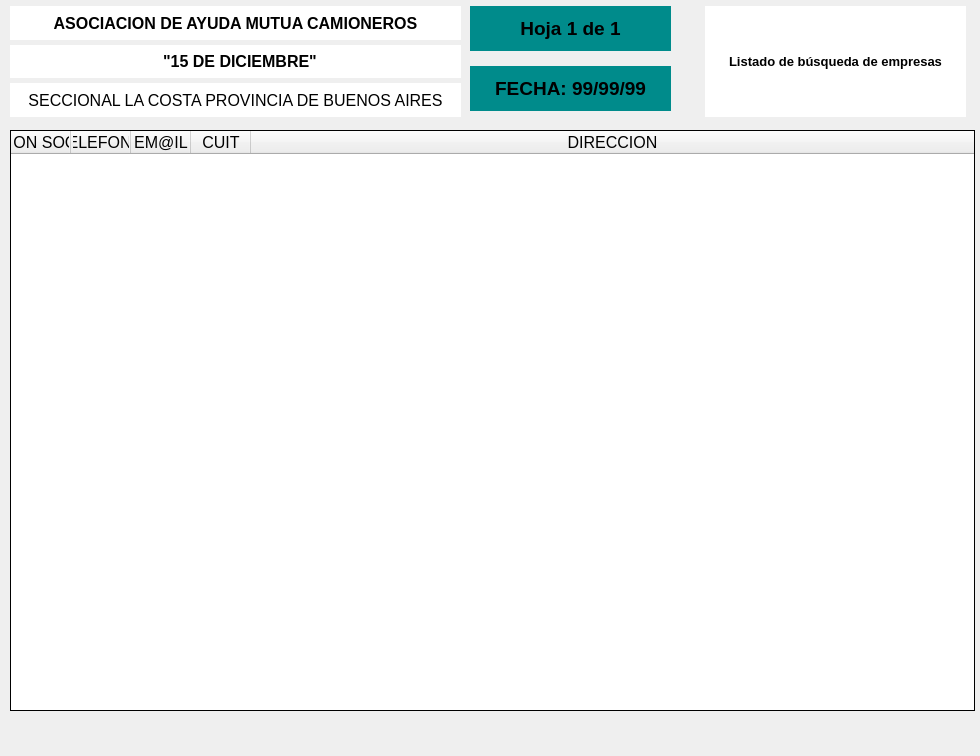
<?xml version="1.0" encoding="UTF-8"?>
<ui version="4.0">
 <class>PrintEmpresaBusqueda</class>
 <widget class="QWidget" name="PrintEmpresaBusqueda">
  <property name="geometry">
   <rect>
    <x>0</x>
    <y>0</y>
    <width>980</width>
    <height>756</height>
   </rect>
  </property>
  <property name="windowTitle">
   <string>Form</string>
  </property>
  <widget class="QLabel" name="labelFecha">
   <property name="geometry">
    <rect>
     <x>470</x>
     <y>66</y>
     <width>201</width>
     <height>45</height>
    </rect>
   </property>
   <property name="font">
    <font>
     <family>Arial</family>
     <pointsize>14</pointsize>
     <weight>75</weight>
     <bold>true</bold>
    </font>
   </property>
   <property name="styleSheet">
    <string notr="true">background-color: darkcyan;
color: black;</string>
   </property>
   <property name="text">
    <string>FECHA: 99/99/99</string>
   </property>
   <property name="alignment">
    <set>Qt::AlignCenter</set>
   </property>
  </widget>
  <widget class="QWidget" name="verticalLayoutWidget_2">
   <property name="geometry">
    <rect>
     <x>700</x>
     <y>6</y>
     <width>271</width>
     <height>111</height>
    </rect>
   </property>
   <layout class="QVBoxLayout" name="verticalLayout_3">
    <property name="spacing">
     <number>5</number>
    </property>
    <property name="leftMargin">
     <number>5</number>
    </property>
    <property name="topMargin">
     <number>0</number>
    </property>
    <property name="rightMargin">
     <number>5</number>
    </property>
    <property name="bottomMargin">
     <number>0</number>
    </property>
    <item>
     <layout class="QHBoxLayout" name="horizontalLayout_21">
      <item>
       <widget class="QLabel" name="labelNotas">
        <property name="font">
         <font>
          <family>Arial</family>
          <pointsize>10</pointsize>
          <weight>75</weight>
          <bold>true</bold>
         </font>
        </property>
        <property name="styleSheet">
         <string notr="true">background-color: white;
color: black;</string>
        </property>
        <property name="text">
         <string>&lt;!DOCTYPE HTML PUBLIC &quot;-//W3C//DTD HTML 4.0//EN&quot; &quot;http://www.w3.org/TR/REC-html40/strict.dtd&quot;&gt;
&lt;html&gt;&lt;head&gt;&lt;meta name=&quot;qrichtext&quot; content=&quot;1&quot; /&gt;&lt;style type=&quot;text/css&quot;&gt;
p, li { white-space: pre-wrap; }
&lt;/style&gt;&lt;/head&gt;&lt;body style=&quot; font-family:'Arial'; font-size:10pt; font-weight:600; font-style:normal;&quot;&gt;
&lt;p style=&quot; margin-top:0px; margin-bottom:0px; margin-left:0px; margin-right:0px; -qt-block-indent:0; text-indent:0px;&quot;&gt;Listado de búsqueda de empresas&lt;/p&gt;&lt;/body&gt;&lt;/html&gt;</string>
        </property>
        <property name="alignment">
         <set>Qt::AlignCenter</set>
        </property>
       </widget>
      </item>
     </layout>
    </item>
   </layout>
  </widget>
  <widget class="QWidget" name="verticalLayoutWidget_3">
   <property name="geometry">
    <rect>
     <x>10</x>
     <y>6</y>
     <width>451</width>
     <height>111</height>
    </rect>
   </property>
   <layout class="QVBoxLayout" name="verticalLayout_5">
    <property name="spacing">
     <number>5</number>
    </property>
    <property name="margin">
     <number>0</number>
    </property>
    <item>
     <layout class="QHBoxLayout" name="horizontalLayout_16">
      <item>
       <widget class="QLabel" name="label_12">
        <property name="font">
         <font>
          <family>Arial</family>
          <pointsize>12</pointsize>
          <weight>75</weight>
          <bold>true</bold>
         </font>
        </property>
        <property name="styleSheet">
         <string>background-color: white;
color: black;</string>
        </property>
        <property name="text">
         <string>ASOCIACION DE AYUDA MUTUA CAMIONEROS</string>
        </property>
        <property name="alignment">
         <set>Qt::AlignCenter</set>
        </property>
       </widget>
      </item>
     </layout>
    </item>
    <item>
     <layout class="QHBoxLayout" name="horizontalLayout_17">
      <item>
       <widget class="QLabel" name="label_13">
        <property name="font">
         <font>
          <family>Arial</family>
          <pointsize>12</pointsize>
          <weight>75</weight>
          <bold>true</bold>
         </font>
        </property>
        <property name="styleSheet">
         <string>background-color: white;
color: black;</string>
        </property>
        <property name="text">
         <string>  &quot;15 DE DICIEMBRE&quot;</string>
        </property>
        <property name="alignment">
         <set>Qt::AlignCenter</set>
        </property>
       </widget>
      </item>
     </layout>
    </item>
    <item>
     <layout class="QHBoxLayout" name="horizontalLayout_18">
      <item>
       <widget class="QLabel" name="label_14">
        <property name="font">
         <font>
          <family>Arial</family>
          <pointsize>12</pointsize>
          <weight>50</weight>
          <bold>false</bold>
         </font>
        </property>
        <property name="styleSheet">
         <string>background-color: white;
color: black;</string>
        </property>
        <property name="text">
         <string>SECCIONAL LA COSTA PROVINCIA DE BUENOS AIRES</string>
        </property>
        <property name="alignment">
         <set>Qt::AlignCenter</set>
        </property>
       </widget>
      </item>
     </layout>
    </item>
   </layout>
  </widget>
  <widget class="QTableWidget" name="tableImpresion">
   <property name="geometry">
    <rect>
     <x>10</x>
     <y>130</y>
     <width>965</width>
     <height>581</height>
    </rect>
   </property>
   <property name="font">
    <font>
     <pointsize>12</pointsize>
    </font>
   </property>
   <property name="whatsThis">
    <string notr="true"/>
   </property>
   <property name="accessibleName">
    <string notr="true"/>
   </property>
   <property name="accessibleDescription">
    <string notr="true"/>
   </property>
   <property name="frameShape">
    <enum>QFrame::Box</enum>
   </property>
   <property name="frameShadow">
    <enum>QFrame::Plain</enum>
   </property>
   <property name="lineWidth">
    <number>1</number>
   </property>
   <property name="midLineWidth">
    <number>1</number>
   </property>
   <property name="verticalScrollBarPolicy">
    <enum>Qt::ScrollBarAlwaysOff</enum>
   </property>
   <property name="horizontalScrollBarPolicy">
    <enum>Qt::ScrollBarAlwaysOff</enum>
   </property>
   <property name="autoScroll">
    <bool>false</bool>
   </property>
   <property name="autoScrollMargin">
    <number>0</number>
   </property>
   <property name="editTriggers">
    <set>QAbstractItemView::NoEditTriggers</set>
   </property>
   <property name="tabKeyNavigation">
    <bool>false</bool>
   </property>
   <property name="showDropIndicator" stdset="0">
    <bool>false</bool>
   </property>
   <property name="dragDropOverwriteMode">
    <bool>false</bool>
   </property>
   <property name="alternatingRowColors">
    <bool>true</bool>
   </property>
   <property name="selectionMode">
    <enum>QAbstractItemView::NoSelection</enum>
   </property>
   <property name="showGrid">
    <bool>true</bool>
   </property>
   <property name="gridStyle">
    <enum>Qt::SolidLine</enum>
   </property>
   <property name="wordWrap">
    <bool>false</bool>
   </property>
   <property name="cornerButtonEnabled">
    <bool>false</bool>
   </property>
   <attribute name="horizontalHeaderVisible">
    <bool>true</bool>
   </attribute>
   <attribute name="horizontalHeaderDefaultSectionSize">
    <number>60</number>
   </attribute>
   <attribute name="horizontalHeaderHighlightSections">
    <bool>false</bool>
   </attribute>
   <attribute name="horizontalHeaderMinimumSectionSize">
    <number>60</number>
   </attribute>
   <attribute name="horizontalHeaderStretchLastSection">
    <bool>true</bool>
   </attribute>
   <attribute name="verticalHeaderVisible">
    <bool>false</bool>
   </attribute>
   <attribute name="verticalHeaderDefaultSectionSize">
    <number>20</number>
   </attribute>
   <attribute name="verticalHeaderHighlightSections">
    <bool>false</bool>
   </attribute>
   <attribute name="verticalHeaderMinimumSectionSize">
    <number>20</number>
   </attribute>
   <column>
    <property name="text">
     <string>RAZON SOCIAL</string>
    </property>
    <property name="textAlignment">
     <set>AlignHCenter|AlignVCenter|AlignCenter</set>
    </property>
   </column>
   <column>
    <property name="text">
     <string>TELEFONO</string>
    </property>
    <property name="textAlignment">
     <set>AlignHCenter|AlignVCenter|AlignCenter</set>
    </property>
   </column>
   <column>
    <property name="text">
     <string>EM@IL</string>
    </property>
    <property name="textAlignment">
     <set>AlignHCenter|AlignVCenter|AlignCenter</set>
    </property>
   </column>
   <column>
    <property name="text">
     <string>CUIT</string>
    </property>
    <property name="textAlignment">
     <set>AlignHCenter|AlignVCenter|AlignCenter</set>
    </property>
   </column>
   <column>
    <property name="text">
     <string>DIRECCION</string>
    </property>
    <property name="textAlignment">
     <set>AlignHCenter|AlignVCenter|AlignCenter</set>
    </property>
   </column>
  </widget>
  <widget class="QLabel" name="labelHoja">
   <property name="geometry">
    <rect>
     <x>470</x>
     <y>6</y>
     <width>201</width>
     <height>45</height>
    </rect>
   </property>
   <property name="font">
    <font>
     <family>Arial</family>
     <pointsize>14</pointsize>
     <weight>75</weight>
     <bold>true</bold>
    </font>
   </property>
   <property name="styleSheet">
    <string notr="true">background-color: darkcyan;
color: black;</string>
   </property>
   <property name="text">
    <string>Hoja 1 de 1</string>
   </property>
   <property name="alignment">
    <set>Qt::AlignCenter</set>
   </property>
  </widget>
 </widget>
 <resources/>
 <connections/>
</ui>
